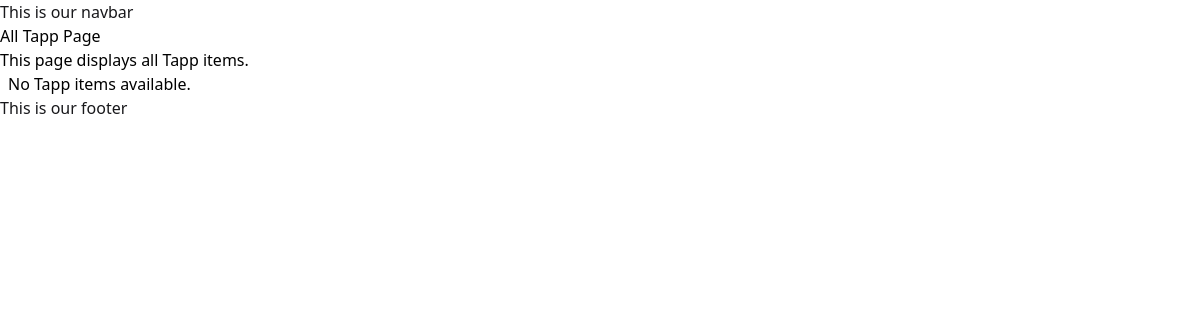
Before: /tapp/ with the older database file.
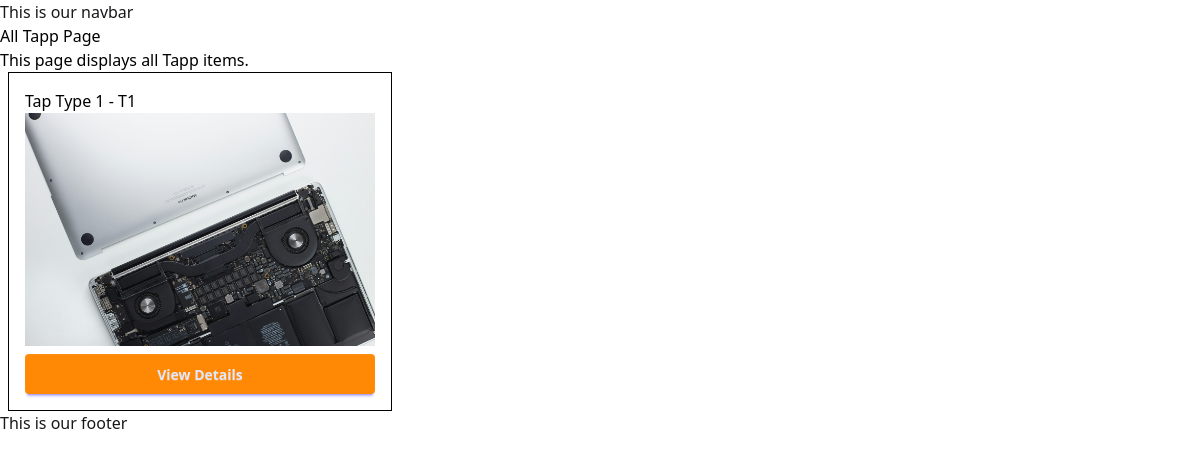
After: the same page with the newer database file.
### Tapp/models.py (models this page shows, shortened)
class TapVarity(models.Model):
    Tap_Type_Choices = [
        ('T1', 'Type 1'),
        ('T2', 'Type 2'),
        ('T3', 'Type 3'),
    ]
    name = models.CharField(max_length=100)
    image = models.ImageField(upload_to='tapp/')
    date_added = models.DateTimeField(default=timezone.now)
    tap_type = models.CharField(max_length=2, choices=Tap_Type_Choices)
    description = models.TextField(default='')

### Tapp/views.py (the view)
# urls.py: path('', views.all_Tapp, name='all_Tapp'),
def all_Tapp(request):
    tapps = TapVarity.objects.all()
    return render(request, 'Tapp/all_Tapp.html', {'tapps': tapps})

### Tapp/templates/Tapp/all_Tapp.html (shortened to what this page needs)
{% extends "layout.html" %}
{% block content %}
    <div class="text-black">
        <h1>All Tapp Page</h1>
    <p>This page displays all Tapp items.</p>
    <div class= "grid grid-cols-3 gap-4 px-2">
        {% for tapp in tapps %}
            <div class="border p-4 text-black">
                <h2>{{ tapp.name }} - {{ tapp.tap_type }}</h2>
                <img src="{{ tapp.image.url }}" alt="{{ tapp.name }}" />
                <a href="{% url 'tapp_detail' tapp.id %}">
                    <button class="btn btn-primary bg-orange-400 hover:bg-orange-500 border-none mt-2 w-full">
                        View Details
                    </button>
                </a>
            </div>
        {% empty %}
            <h1>No Tapp items available.</h1>
        {% endfor %}
    </div>
    </div>
{% endblock %}

### templates/layout.html (shortened to what this page needs)
{% load static tailwind_tags %}
{% load static %}
<!DOCTYPE html>
<html lang="en">
<head>
     <link rel="stylesheet" href="{% static 'style.css' %}">
    {% tailwind_css %}
</head>
<body>
    <nav>This is our navbar</nav>
    {% block content %}{% endblock %}
    <footer>This is our footer</footer>
</body>
</html>

Changed rows visible on the page:
added TapVarity: name "Tap Type 1", tap_type "T1", image (picture)
Other visible differences:
text no longer shown: "No Tapp items available."
